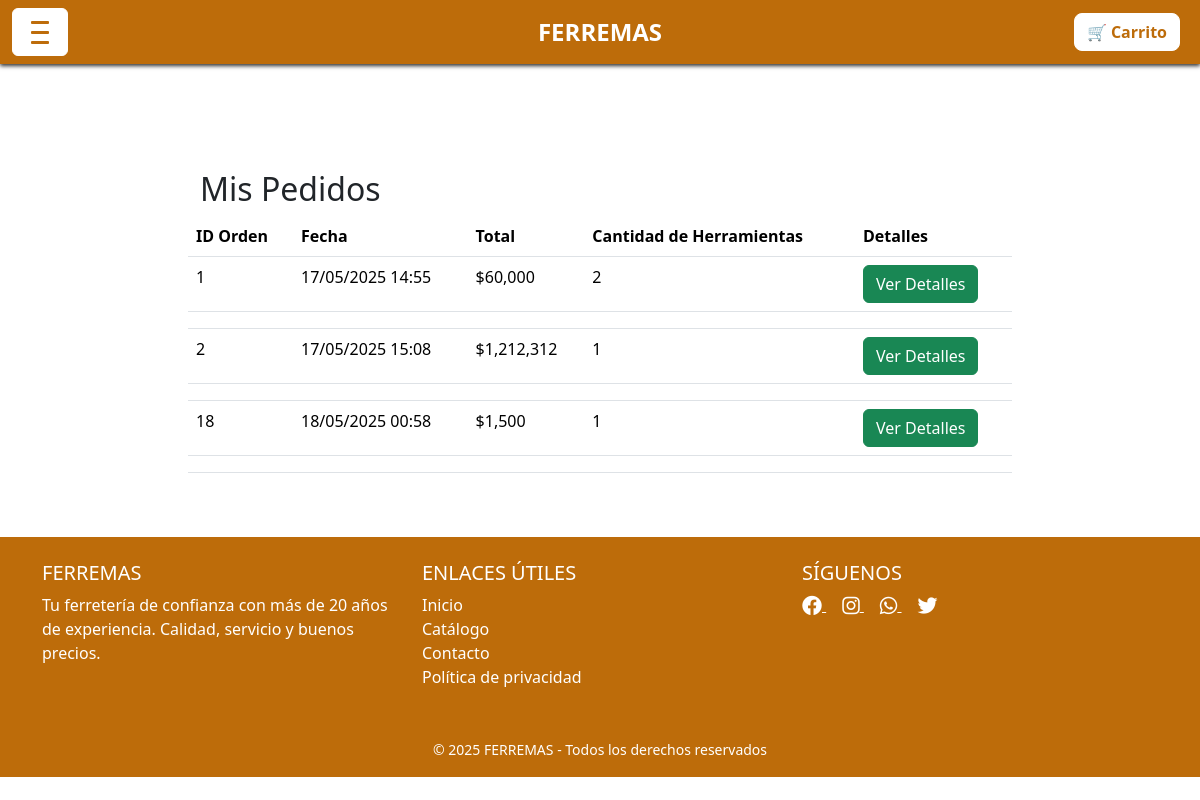
/ordenes/misPedidos/ (signed in), run on an earlier commit of the app's database.
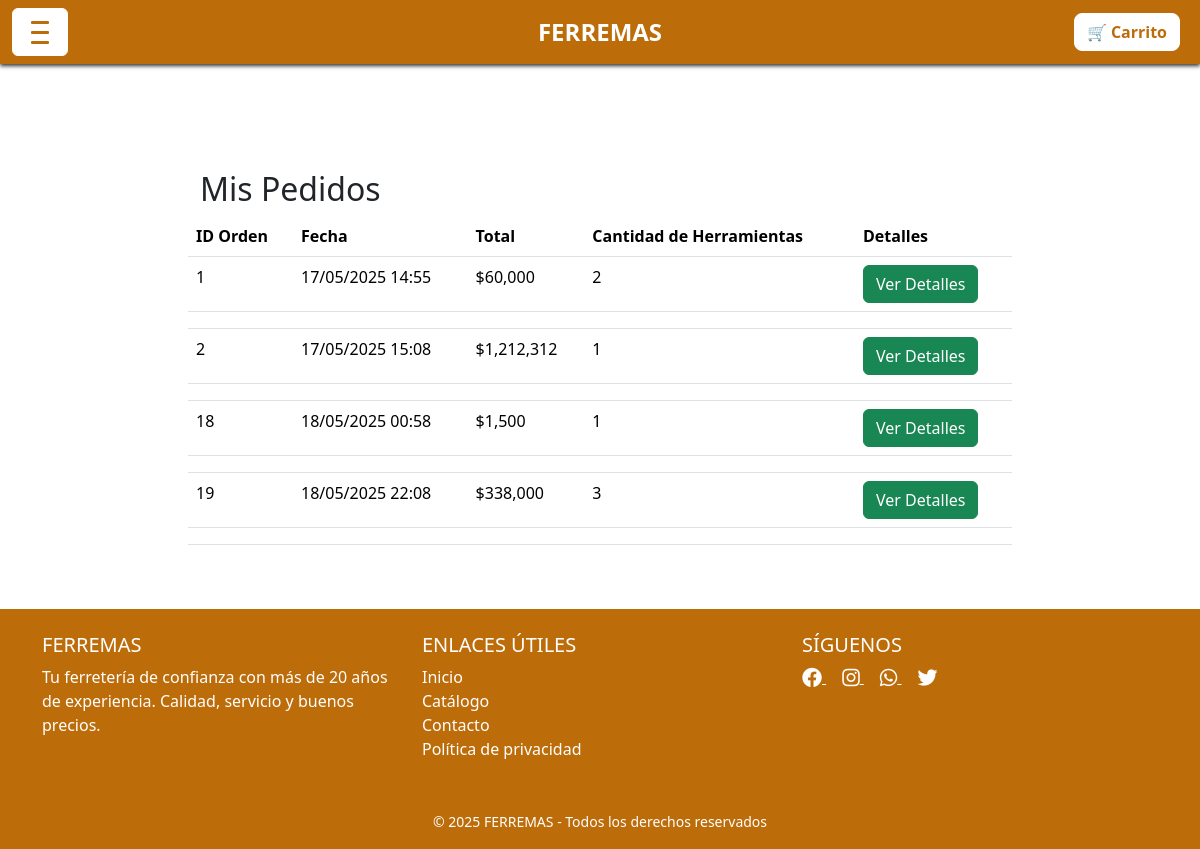
And on a later commit of the database.
### ordenes/models.py (models this page shows, shortened)
class Orden(models.Model):
    usuario = models.ForeignKey(User, on_delete=models.CASCADE)
    total_precio = models.DecimalField(max_digits=10, decimal_places=2)
    cantidad_herramientas = models.IntegerField()
    fecha = models.DateTimeField(auto_now_add=True)

### ordenes/views.py (the view)
# urls.py: path('misPedidos/', views.mis_pedidos, name='misPedidos'),
@login_required
def mis_pedidos(request):
    pedidos = Orden.objects.filter(usuario=request.user)
    context = {
        'pedidos': pedidos
    }
    return render(request, 'ordenes/misPedidos.html', context)

### ordenes/templates/ordenes/misPedidos.html (shortened to what this page needs)
{% extends "tiendaWeb/base.html" %}
{% load static %}
{% load humanize %}
{% block content %}
<div class="container-pedidos row" style="padding-top: 100px; padding-left: 200px; padding-right: 200px;">
    <h2 class="h2-pedidos">Mis Pedidos</h2>
    {% if pedidos %}
        <table class="table">
            <thead>
                <tr>
                    <th>ID Orden</th>
                    <th>Fecha</th>
                    <th>Total</th>
                    <th>Cantidad de Herramientas</th>
                    <th>Detalles</th>
                </tr>
            </thead>
            <tbody>
                {% for pedido in pedidos %}
                    <tr>
                        <td>{{ pedido.id }}</td>
                        <td>{{ pedido.fecha|date:"d/m/Y H:i" }}</td>
                        <td>${{ pedido.total_precio|floatformat:0|intcomma }}</td>
                        <td>{{ pedido.cantidad_herramientas }}</td>
                        <td>
                            <button class="btn btn-success" type="button" data-bs-toggle="collapse" data-bs-target="#detalle{{ pedido.id }}" aria-expanded="false" aria-controls="detalle{{ pedido.id }}">
                                Ver Detalles
                            </button>
                        </td>
                    </tr>
                    <tr>
                        <td colspan="5">
                        </td>
                    </tr>
                {% endfor %}
            </tbody>
        </table>
    {% else %}
        <div class="text-center mt-5 mb-5">
            <p>No tienes pedidos realizados.</p>
        </div>
    {% endif %}
</div>
{% endblock %}

What changed in the data, as far as the page shows it:
added Orden: id "19", fecha "18/05/2025 22:08", total_precio "338,000", cantidad_herramientas "3"
